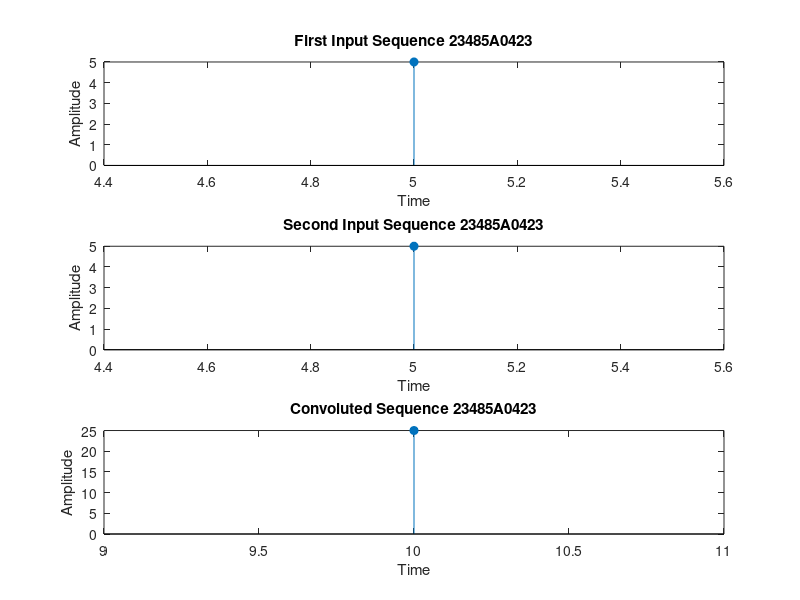

Reproduce this figure in MATLAB.
clc;
clear all;
close all;

% Input sequences and their starting points
x = input('Enter first input sequence: ');
h = input('Enter second input sequence: ');
N1 = input('Enter the starting point of the first sequence: ');
N2 = input('Enter the starting point of the second sequence: ');

% Calculate the starting point of the output sequence
N = N1 + N2;

% Lengths of input sequences
L1 = length(x);
L2 = length(h);

% Total length after convolution
L = L1 + L2 - 1;

% Zero-padding the sequences
x1 = [x, zeros(1, L - L1)];
h1 = [h, zeros(1, L - L2)];

% Initialize the output sequence
y = zeros(1, L);

% Linear convolution using nested loops
for n = 1:L
    for k = 1:L
        if (n - k + 1 > 0 && n - k + 1 <= L2) % Ensure valid indexing
            y(n) = y(n) + x1(k) * h1(n - k + 1);
        end
    end
end

% Plotting the sequences
% First input sequence
t1 = N1:(L1 + N1 - 1);
subplot(3, 1, 1);
stem(t1, x, 'filled');
xlabel('Time');
ylabel('Amplitude');
title('First Input Sequence 23485A0423'); % Updated title

% Second input sequence
t2 = N2:(L2 + N2 - 1);
subplot(3, 1, 2);
stem(t2, h, 'filled');
xlabel('Time');
ylabel('Amplitude');
title('Second Input Sequence 23485A0423'); % Updated title

% Convoluted sequence
t3 = N:(L + N - 1);
subplot(3, 1, 3);
stem(t3, y, 'filled');
xlabel('Time');
ylabel('Amplitude');
title('Convoluted Sequence 23485A0423'); % Updated title
